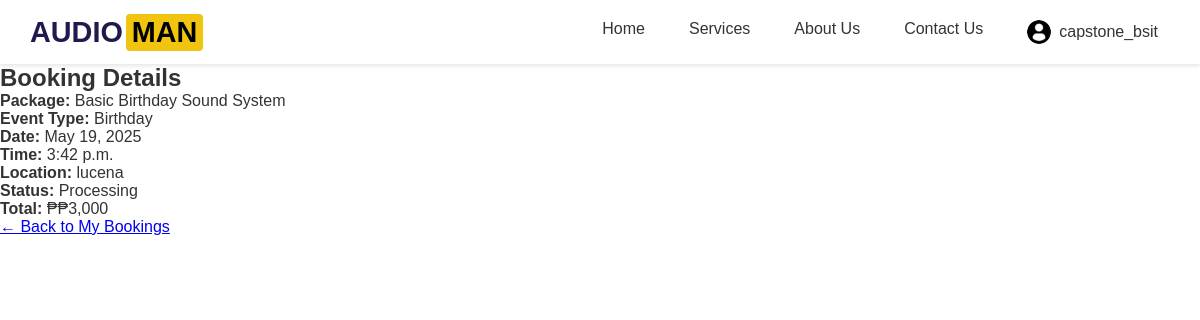
Before: /accounts/mybookings/33/ (signed in) with the older database file.
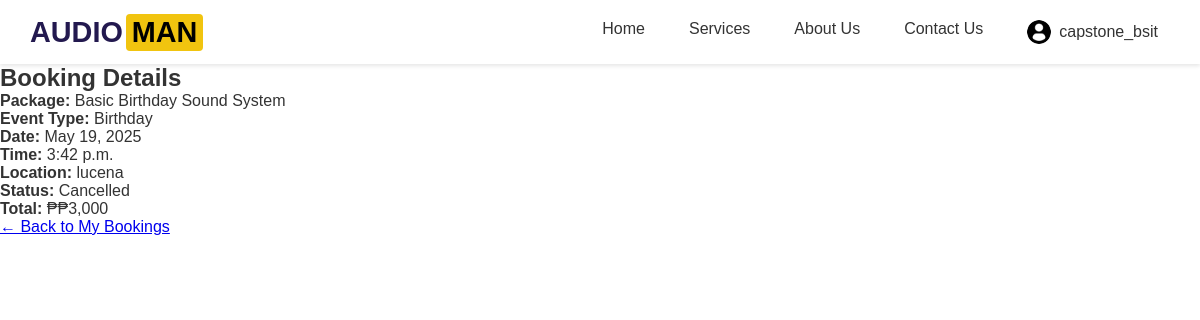
After: the same page with the newer database file.
### accounts/models.py (models this page shows, shortened)
class Booking(models.Model):
    user = models.ForeignKey(User, on_delete=models.CASCADE)
    package = models.ForeignKey('ServicePackage', on_delete=models.CASCADE)
    full_name = models.CharField(max_length=100)
    email = models.EmailField()
    contact_number = models.CharField(max_length=20)
    event_date = models.DateField()
    event_time = models.TimeField()
    event_type = models.CharField(max_length=100)
    location = models.CharField(max_length=255)
    audience_size = models.IntegerField()
    status = models.CharField(max_length=50, default='Processing')
    price = models.CharField(max_length=20)  # Added price
    created_at = models.DateTimeField(auto_now_add=True, null=True)  # ✅ Add this here
    created_at = models.DateTimeField(default=timezone.now)

class ServicePackage(models.Model):
    title = models.CharField(max_length=100)
    description = models.TextField()
    price = models.CharField(max_length=20)

### accounts/views.py (the view)
# urls.py: path('mybookings/<int:booking_id>/', views.view_mybooking, name='view_mybooking'),
@login_required
def view_mybooking(request, booking_id):
    booking = get_object_or_404(Booking, id=booking_id, user=request.user)
    return render(request, 'accounts/view_mybooking.html', {'booking': booking})

### accounts/templates/accounts/view_mybooking.html
{% extends 'base.html' %}
{% block content %}
<h2>Booking Details</h2>
<ul>
  <li><strong>Package:</strong> {{ booking.package.title }}</li>
  <li><strong>Event Type:</strong> {{ booking.event_type }}</li>
  <li><strong>Date:</strong> {{ booking.event_date }}</li>
  <li><strong>Time:</strong> {{ booking.event_time }}</li>
  <li><strong>Location:</strong> {{ booking.location }}</li>
  <li><strong>Status:</strong> {{ booking.status }}</li>
  <li><strong>Total:</strong> ₱{{ booking.price }}</li>
</ul>
<a href="{% url 'mybookings' %}">← Back to My Bookings</a>
{% endblock %}

Changed rows visible on the page:
changed Booking "Birthday": status "Processing" → "Cancelled"
